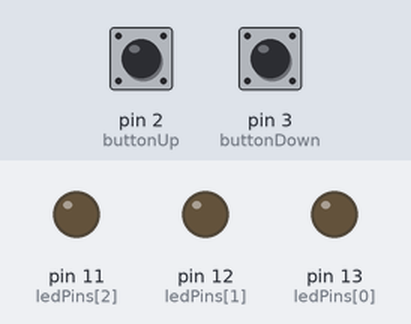
A sketch run on a simulated Arduino Uno, built with avr-gcc and run on an emulated ATmega328P. Parts: output pins drawn as LEDs (lit = HIGH). Dashed ring = blinking. The inputs (shaded band) are chosen by the test bench; at power-on: pin 2 (buttonUp) HIGH, pin 3 (buttonDown) HIGH.

Above: at 1.2 s.
1.3 s: pin 2 (buttonUp) pulled LOW for 0.15 s
At 1.77 s:
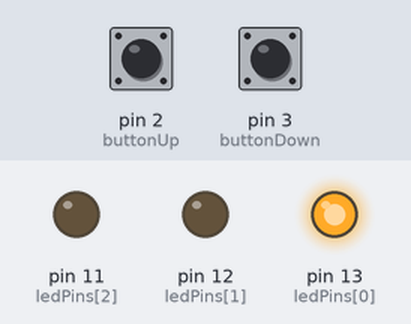
4.1 s: pin 3 (buttonDown) pulled LOW for 3.2 s
At 5.27 s:
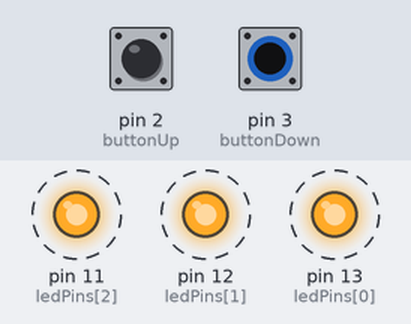
8.8 s: pin 2 (buttonUp) pulled LOW for 3.2 s
At 9.62 s:
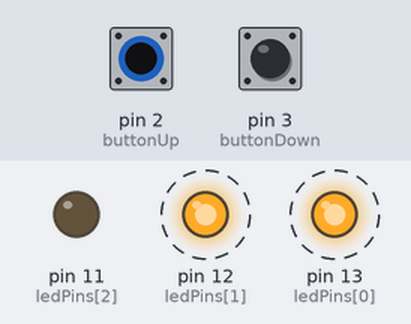
Timing chart, 0 to 14.4 s (numbered marks = the images above; inputs shaded):
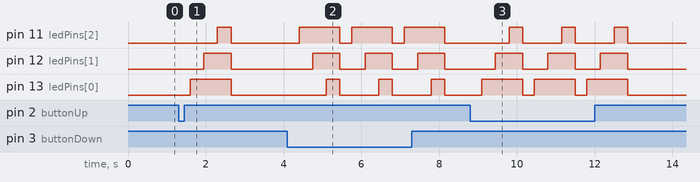

Measured:
- after the input at 1.3 s, pin 11 (ledPins[2]): LOW → HIGH after 1.0 s, → LOW 0.35 s later; pin 12 (ledPins[1]): LOW → HIGH after 0.65 s, → LOW 0.70 s later; pin 13 (ledPins[0]): LOW → HIGH after 0.30 s, → LOW 1.1 s later
- after the input at 4.1 s, pin 11 (ledPins[2]): alternates HIGH for 1.1 s and LOW for 0.30 s, starting after 0.30 s; pin 12 (ledPins[1]): alternates HIGH for 0.70 s and LOW for 0.65 s, starting after 0.65 s; pin 13 (ledPins[0]): alternates HIGH for 0.35 s and LOW for 1.0 s, starting after 1.0 s
- after the input at 8.8 s, pin 11 (ledPins[2]): alternates HIGH for 0.35 s and LOW for 1.0 s, 6 changes in all, then stays LOW, starting after 1.0 s; pin 12 (ledPins[1]): alternates HIGH for 0.70 s and LOW for 0.65 s, 6 changes in all, then stays LOW, starting after 0.65 s

The sketch:

atv-6-1.ino
```cpp
const int ledPins[] = {13,12,11};
const int buttonUp = 2;
const int buttonDown = 3;

int ledCount = 0;

void setup() {
  for(int i =0; i < 3; i++){
    pinMode(ledPins[i],OUTPUT);
  }
  pinMode(buttonUp, INPUT_PULLUP);
  pinMode(buttonDown, INPUT_PULLUP);
}

void loop() {
   bool btn1 = digitalRead(buttonUp) == LOW;   // LOW significa que o botão está pressionado
    bool btn2 = digitalRead(buttonDown) == LOW;

    if(btn1){
      delay(300);
      for(int i=0; i<3; i++){
        digitalWrite(ledPins[i], HIGH);
       delay(350);
      }
      for(int i=0; i<3; i++){
        digitalWrite(ledPins[i], LOW);
      }
    }else{
       for(int i=0; i<3; i++){
        digitalWrite(ledPins[i], LOW);
      }
    }

     if(btn2){
      delay(300);
      for(int i=2; i>=0; i--){
        digitalWrite(ledPins[i], HIGH);
       delay(350);
      }
      for(int i=0; i<3; i++){
        digitalWrite(ledPins[i], LOW);
      }
    }
}
```
